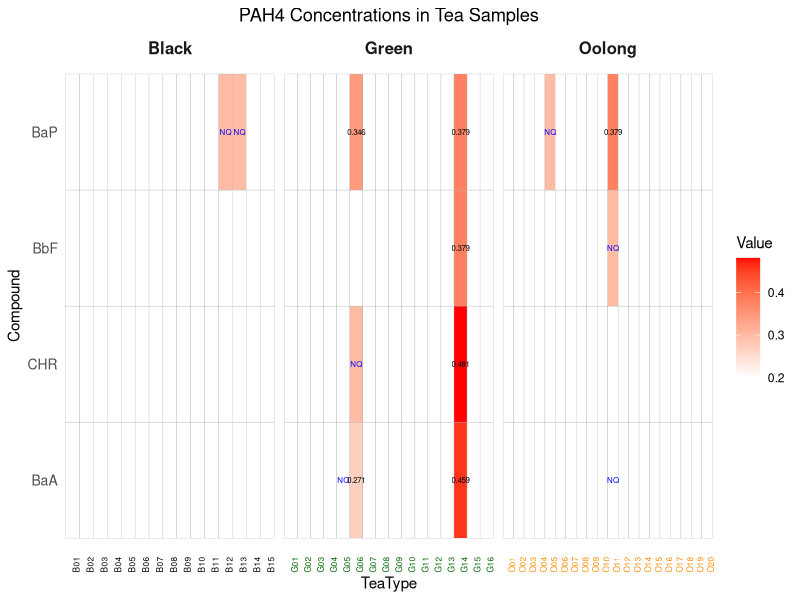

This chart was generated by the following R code:
library(tidyverse)
library(reshape2)
library(ggtext)

# Data
df <- read.table(header=TRUE, text='
TeaType BaA CHR BbF BaP
G01 ND ND ND ND
G02 ND ND ND ND
G03 ND ND ND ND
G04 ND ND ND ND
G05 NQ ND ND ND
G06 0.271 NQ ND 0.346
G07 ND ND ND ND
G08 ND ND ND ND
G09 ND ND ND ND
G10 ND ND ND ND
G11 ND ND ND ND
G12 ND ND ND ND
G13 ND ND ND ND
G14 0.459 0.481 0.379 0.379
G15 ND ND ND ND
G16 ND ND ND ND
O01 ND ND ND ND
O02 ND ND ND ND
O03 ND ND ND ND
O04 ND ND ND ND
O05 ND ND ND NQ
O06 ND ND ND ND
O07 ND ND ND ND
O08 ND ND ND ND
O09 ND ND ND ND
O10 ND ND ND ND
O11 NQ ND NQ 0.379
O12 ND ND ND ND
O13 ND ND ND ND
O14 ND ND ND ND
O15 ND ND ND ND
O16 ND ND ND ND
O17 ND ND ND ND
O18 ND ND ND ND
O19 ND ND ND ND
O20 ND ND ND ND
B01 ND ND ND ND
B02 ND ND ND ND
B03 ND ND ND ND
B04 ND ND ND ND
B05 ND ND ND ND
B06 ND ND ND ND
B07 ND ND ND ND
B08 ND ND ND ND
B09 ND ND ND ND
B10 ND ND ND ND
B11 ND ND ND ND
B12 ND ND ND NQ
B13 ND ND ND NQ
B14 ND ND ND ND
B15 ND ND ND ND
', stringsAsFactors=FALSE)

# Convert ND/NQ
convert_numeric <- function(x, compound){
  if(compound == "BaA"){
    if(x == "ND") return(NA)
    if(x == "NQ") return(0.20)
  } else {
    if(x == "ND") return(NA)
    if(x == "NQ") return(0.30)
  }
  return(as.numeric(x))
}

df_num <- df
for(col in colnames(df)[-1]){
  df_num[[col]] <- sapply(df[[col]], convert_numeric, compound=col)
}

# Reshape
df_long <- melt(df_num, id.vars="TeaType", variable.name="Compound", value.name="Value")
df_long$Label <- melt(df, id.vars="TeaType")$value

# Add group info
df_long$Group <- substr(df_long$TeaType, 1, 1)
df_long$Group <- recode(df_long$Group, "G"="Green", "O"="Oolong", "B"="Black")

# Axis text colors
axis_colors <- c(Green="darkgreen", Oolong="darkorange", Black="black")

# Plot
ggplot(df_long, aes(x=TeaType, y=Compound, fill=Value)) +
  geom_tile(color="grey70") +
  geom_text(aes(label=ifelse(Label=="ND", "", Label)),
            size=2, colour=ifelse(df_long$Label=="NQ", "blue", "black")) +
  scale_fill_gradient(low="white", high="red", na.value="white") +
  facet_wrap(~Group, scales="free_x", nrow=1) +
  theme_minimal() +
  theme(axis.text.x = ggtext::element_markdown(angle=90, size=6),
        axis.text.y = element_text(size=10),
        strip.text = element_text(size=12, face="bold"),
        panel.grid = element_blank()) +
  scale_x_discrete(
    guide = guide_axis(check.overlap = TRUE),
    labels = function(x) {
      mapply(function(txt, grp){
        color <- axis_colors[grp]
        paste0("<span style='color:", color, "'>", txt, "</span>")
      }, x, substr(x, 1, 1) %>% recode(G="Green", O="Oolong", B="Black"))
    }
  ) +
  labs(title="PAH4 Concentrations in Tea Samples", fill="Value") +
  theme(plot.title=element_text(hjust=0.5))
